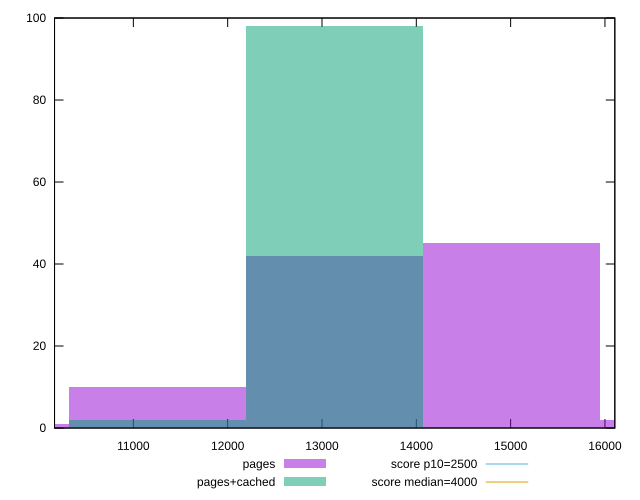

gnuplot code for this plot:
reset

$pages <<EOF
16889.24123385786 2
15012.658874540322 45
13136.076515222781 42
11259.494155905242 10
9382.911796587701 1
EOF

$pagesCached <<EOF
13136.076515222781 98
11259.494155905242 2
EOF

set key outside below
set boxwidth 1876.5823593175403
set xrange [10164.349999999999:16104.630999999998]
set yrange [0:100]
set trange [0:100]
set style fill transparent solid 0.5 noborder

set parametric
set terminal svg size 640, 500 enhanced background rgb 'white'
set output "report_00009_2021-02-08T22-37-41.559Z/largest-contentful-paint/comparison/histogram/0_vs_1.svg"

plot $pages title "pages" with boxes, \
     $pagesCached title "pages+cached" with boxes, \
     2500,t title "score p10=2500", \
     4000,t title "score median=4000"

reset
